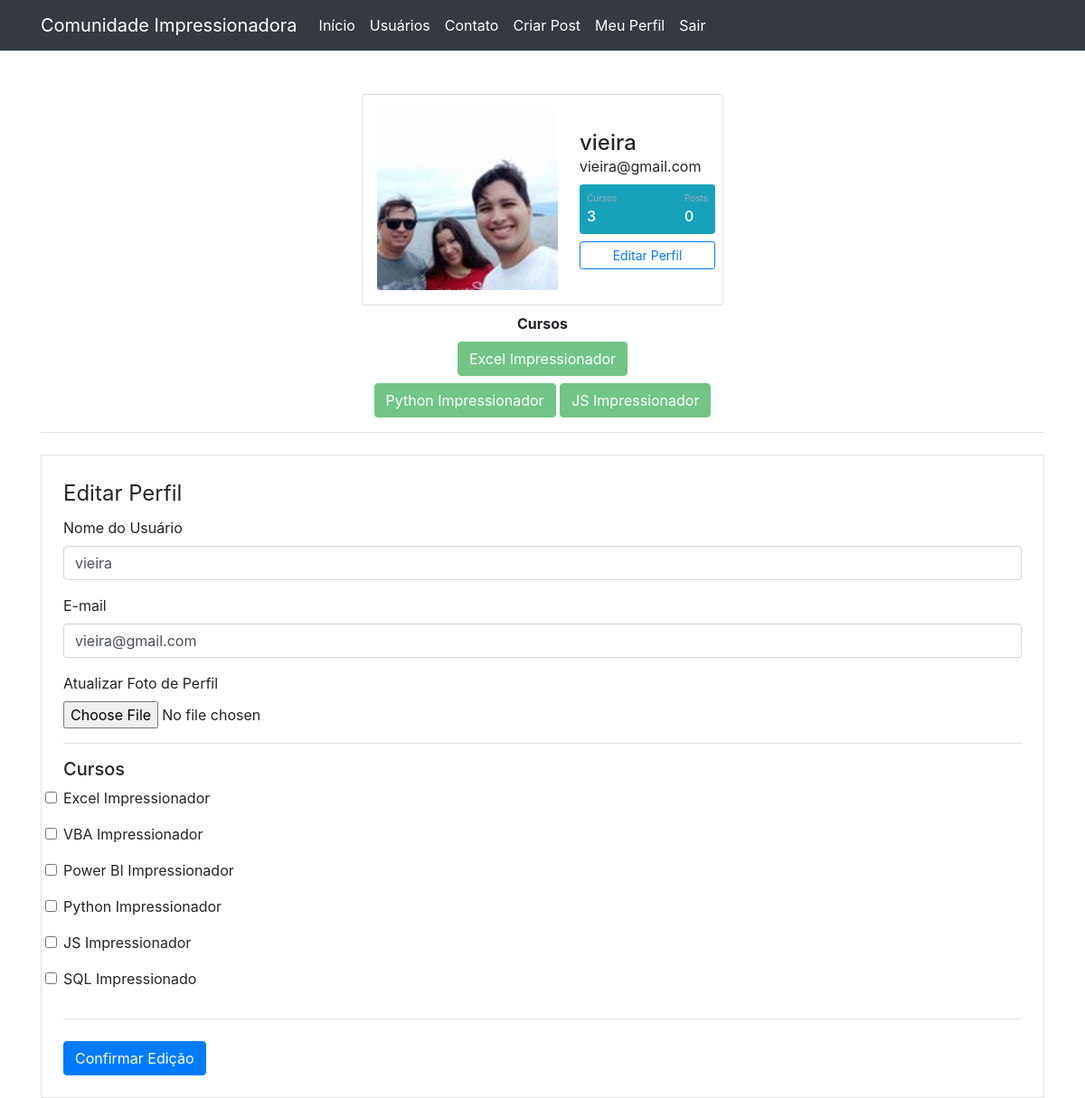
The app's page /perfil/editar (signed in) with its own data.
### comunidadeimpressionadora/models.py (models this page shows)
class Usuarios(database.Model, UserMixin):
    id = database.Column(database.Integer, primary_key=True)
    username = database.Column(database.String, nullable=False)
    email = database.Column(database.String, nullable=False, unique=True)
    senha = database.Column(database.String(80), nullable=False)
    foto_perfil = database.Column(database.String, default='default.jpg')
    posts = database.relationship('Post', backref='autor', lazy=True)
    cursos = database.Column(database.String, nullable=False, default='Não Informado')

### comunidadeimpressionadora/routes.py (the view)
@app.route('/perfil/editar', methods=['GET', 'POST']) #funcao de editar perfil
@login_required
def editar_perfil():
    form = FormEditarPerfil()  #criar formulario
    if form.validate_on_submit(): #logica de mudar perfil
        current_user.email = form.email.data  #atualiza campo de email
        current_user.username = form.username.data #atualiza campo de usuario
        if form.foto_perfil.data: #atualiza campo de imagem
            nome_imagem = salvar_imagem(form.foto_perfil.data)  #chama funcao salvar_imagem
            current_user.foto_perfil = nome_imagem
        current_user.cursos = atualizar_cursos(form)
        database.session.commit()
        flash('Perfil atualizado com sucesso!', 'alert-success')
        return redirect(url_for('perfil'))  #redireciona para pagina de perfil
    elif request.method == "GET": # preenche o formulario automaticamente
        form.email.data = current_user.email
        form.username.data = current_user.username
    foto_perfil = url_for('static', filename='fotos_perfil/{}'.format(current_user.foto_perfil))  #edita foto do perfil
    return render_template('editar_perfil.html', foto_perfil=foto_perfil, form=form)

### comunidadeimpressionadora/forms.py (shortened to what this page needs)
class FormEditarPerfil(FlaskForm):  # Formulário de editar perfil
    username = StringField("Nome do Usuário", validators=[DataRequired()])
    email = StringField('E-mail', validators=[DataRequired(), Email()])
    foto_perfil = FileField('Atualizar Foto de Perfil', validators=[FileAllowed(['jpg', 'png'])])
    curso_excel = BooleanField('Excel Impressionador')
    curso_vba = BooleanField('VBA Impressionador')
    curso_powerbi = BooleanField('Power BI Impressionador')
    curso_python = BooleanField('Python Impressionador')
    curso_js = BooleanField('JS Impressionador')
    curso_sql = BooleanField('SQL Impressionado')
    botao_submit_editarperfil = SubmitField('Confirmar Edição')

### comunidadeimpressionadora/models.py (called while the page is built)
@login_manager.user_loader
def load_usuarios(id_usuarios):
    return Usuarios.query.get(int(id_usuarios))

### comunidadeimpressionadora/templates/editar_perfil.html (shortened to what this page needs)
{% extends 'perfil.html' %}
{% block form_editar_perfil %}
<div class="container">
    <hr>
    <div class="row">
        <div class="col">
            <form method="post" action="" class="border p-4 mt-2" enctype="multipart/form-data" novalidate>
                <legend>Editar Perfil</legend>
                <fieldset>
                     <div class="form-group">
                        {{ form.username.label(class="form-control-label") }}
                        {% if form.username.errors %}
                           {{ form.username(class="form-control is-invalid") }}
                         <div class="invalid-feedback">
                           {% for erro in form.username.errors %}
                               {{ erro }}
                           {% endfor %}
                         </div>
                        {% else %}
                             {{ form.username(class="form-control") }}
                        {% endif %}
                    </div>
                    <div class="form-group">
                        {{ form.email.label(class="form-control-label") }}
                        {% if form.email.errors %}
                           {{ form.email(class="form-control is-invalid") }}
                         <div class="invalid-feedback">
                           {% for erro in form.email.errors %}
                               {{ erro }}
                           {% endfor %}
                         </div>
                        {% else %}
                             {{ form.email(class="form-control") }}
                        {% endif %}
                    </div>
                    <div class="form-group">
                        {{ form.foto_perfil.label }}
                        {{ form.foto_perfil(class="form-control-file") }}
                    </div>
                    <hr>
                    <h5>Cursos</h5>
                     {% for campo in form %}
                        {% if 'curso_' in campo.name %}
                            <div class="form-group">
                                {{ campo(class="form-check-input") }}
                                {{ campo.label(class="form-check-label ") }}
                            </div>
                        {% endif %}
                     {% endfor %}
                </fieldset>
                 <hr>
                {{ form.botao_submit_editarperfil(class="btn btn-primary mt-2") }}
            </form>
        </div>
    </div>
</div>
{% endblock %}

### comunidadeimpressionadora/templates/perfil.html
{% extends 'base.html' %}
{% block body %}
   <div class="container mt-5 d-flex justify-content-center">
        <div class="card p-2">
             <div class="d-flex align-items-center">
                    <div class="image p-2">
                        <img src="{{ foto_perfil }}" class="rounded"  width="180" height="140">
                    </div>
                <div class="ml-3 w-100">
                   <h4 class="mb-0 mt-0">{{ current_user.username }}</h4><span>{{ current_user.email }} </span>
           <div class="p-2 mt-2 mb-2 bg-info d-flex justify-content-between rounded text-white stats">
               {% if 'Não Informado' in current_user.cursos %}
                    <div class="d-flex flex-column">
                        <span class="articles">Cursos</span>
                        <span class="number1">0</span>
                    </div>
               {% else %}
                    <div class="d-flex flex-column">
                        <span class="articles">Cursos</span>
                        <span class="number1">{{ current_user.cursos.count(';') + 1 }}</span>
                    </div>
               {% endif %}
                <div class="d-flex flex-column">
                    <span class="rating">Posts</span>
                    <span class="number3">0</span>
                </div>
           </div>
               <div class="w-100" class="button mt-2 d-flex flex-row align-items-center">
                   <a href="{{ url_for('editar_perfil') }}">
                       <button class="btn btn-sm btn-outline-primary w-100">Editar Perfil</button>
                   </a>
               </div>
                </div>
             </div>
        </div>
   </div>
<div class="row justify-content-center">
    <div class="col col-4 pt-2" style="text-align: center" >
        <strong>Cursos</strong> <br>
        {% for curso in current_user.cursos.split(';') %}
             <button type="button" class="btn btn-success mt-2 " disabled>{{ curso }}</button>
        {% endfor %}
    </div>
</div>
{% block form_editar_perfil %}
{% endblock %}
{% endblock %}

### comunidadeimpressionadora/static/style.css (style rules this page uses)
.card { width: 400px; border: none; border-radius: 10px; background-color: #008B8B; }
.stats { background: #f2f5f8 !important; color: #000 !important; }
.articles { font-size:10px; color: #a1aab9; }
.number1 { font-weight:500; }
.rating { font-size:10px; color: #a1aab9; }
.number3 { font-weight:500; }
.image img { width: 200px; height: 200px; object-fit: cover; }

### records on screen
Usuarios: username "vieira", email "vieira@gmail.com", cursos "3"

### other values on screen
{{ curso }} "Excel Impressionador" "Python Impressionador" "JS Impressionador"
{{ campo.label(class="form-check-label ") }} "Excel Impressionador" "VBA Impressionador" "Power BI Impressionador" "Python Impressionador" "JS Impressionador" "SQL Impressionado"
